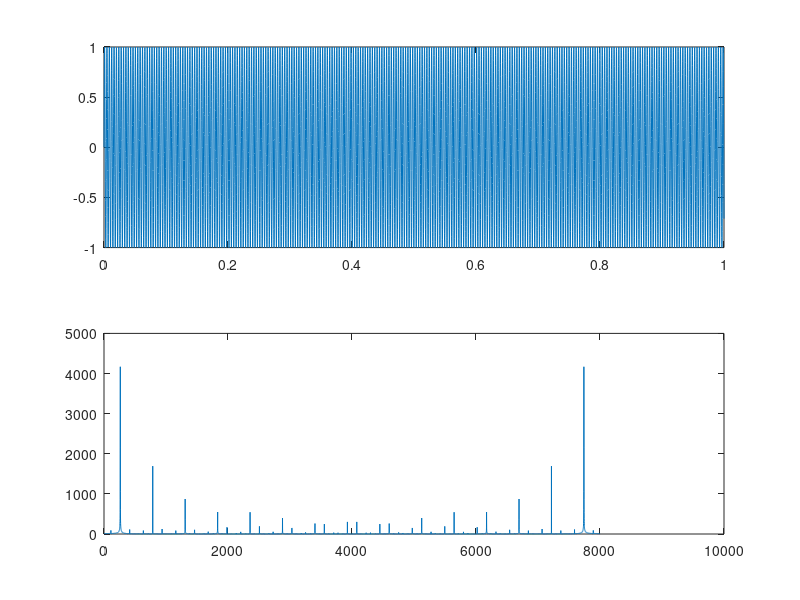

This chart was generated by the following MATLAB code: (Note: this script raises an error after producing the figure.)
%% Q3  Part (1)

a=0:(1/8000):1;
f1=261.626*a; % Note 40
i=sin(2*pi*f1);

audiowrite('Cmajor.wav',i,8000);
sound(i,8000);

y =fft(i);
plot(abs(y));
%% Q3 Part (2)

fs=8000;
[y,fs]=audioread('Cmajor.wav');
plot(y);

% From the plot we can see the values are between the range of 1 & -1 which
% is the valid range of data.

%% Q3 Part (3)

a=0:(1/8000):1;
f1=261.626*a; % Note 40
x1=20*sin(2*pi*f1);

audiowrite('Cmajor2.wav',x1,8000);
sound(x1,8000);
plot(x1);

% Yes, a warning was issued saying our data was 'clipped' when writing the
% file. Because the accepted range for y is only from (-1,1) so anything
% outside that is clipped, as shown.

%% Q3 Part (4)

fs=8000;
[CY1,fs]=audioread('Cmajor.wav');
[CY2,fs]=audioread('Cmajor2.wav');

subplot(2,1,1), plot(a,CY1)
subplot(2,1,2), plot(a,CY2)
sound(CY1, 8000);
sound(CY2, 8000);

% They sound the same. However, when the graphs were plotted, we noticed a
% change in the range of y-values of CY2 from (-20,20) instead of (-1,1).

%% Q3 Part (5)

p =fft(CY1);
p2=fft(CY2);
plot(abs(p));
plot(abs(p2));

% Observation: We observe that the frequency starts from 261.626 (which is
% the frequency of note 40) and later on the graph also plots the
% frequencies of the remaining notes we initially had in the question (i.e.
% notes 42,44,45,47,49,51,52).

%% Q3 Part (6)

[r,fs]=audioread('sound1.wav');
e= 20*r;
audiowrite('sound2.wav',e,8000);
[hm,fs]=audioread('sound2.wav');
sound(e,8000);
pause(3);
sound(x,8000);

b=fft(hm);
c=fft(r);
subplot(2,1,1), plot(abs(b))
subplot(2,1,2), plot(abs(c))


